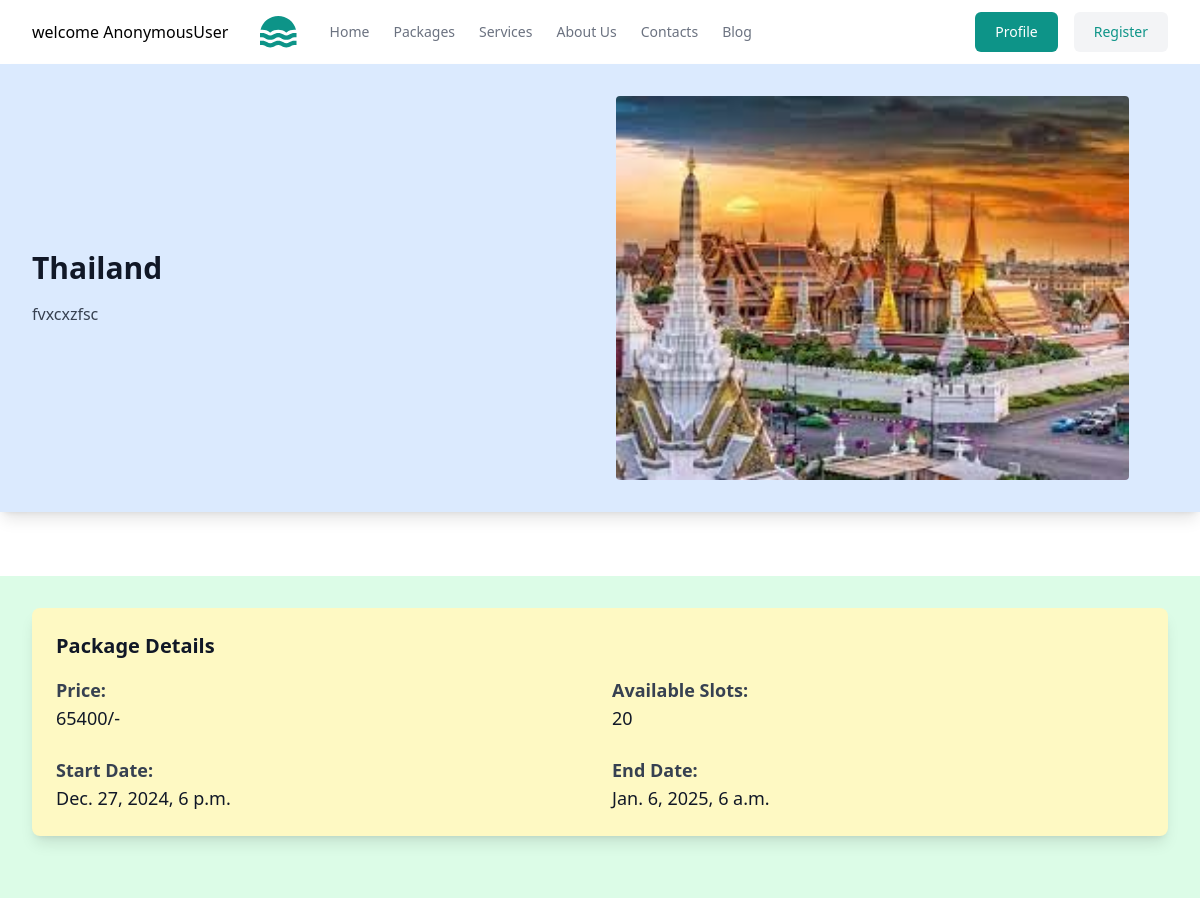
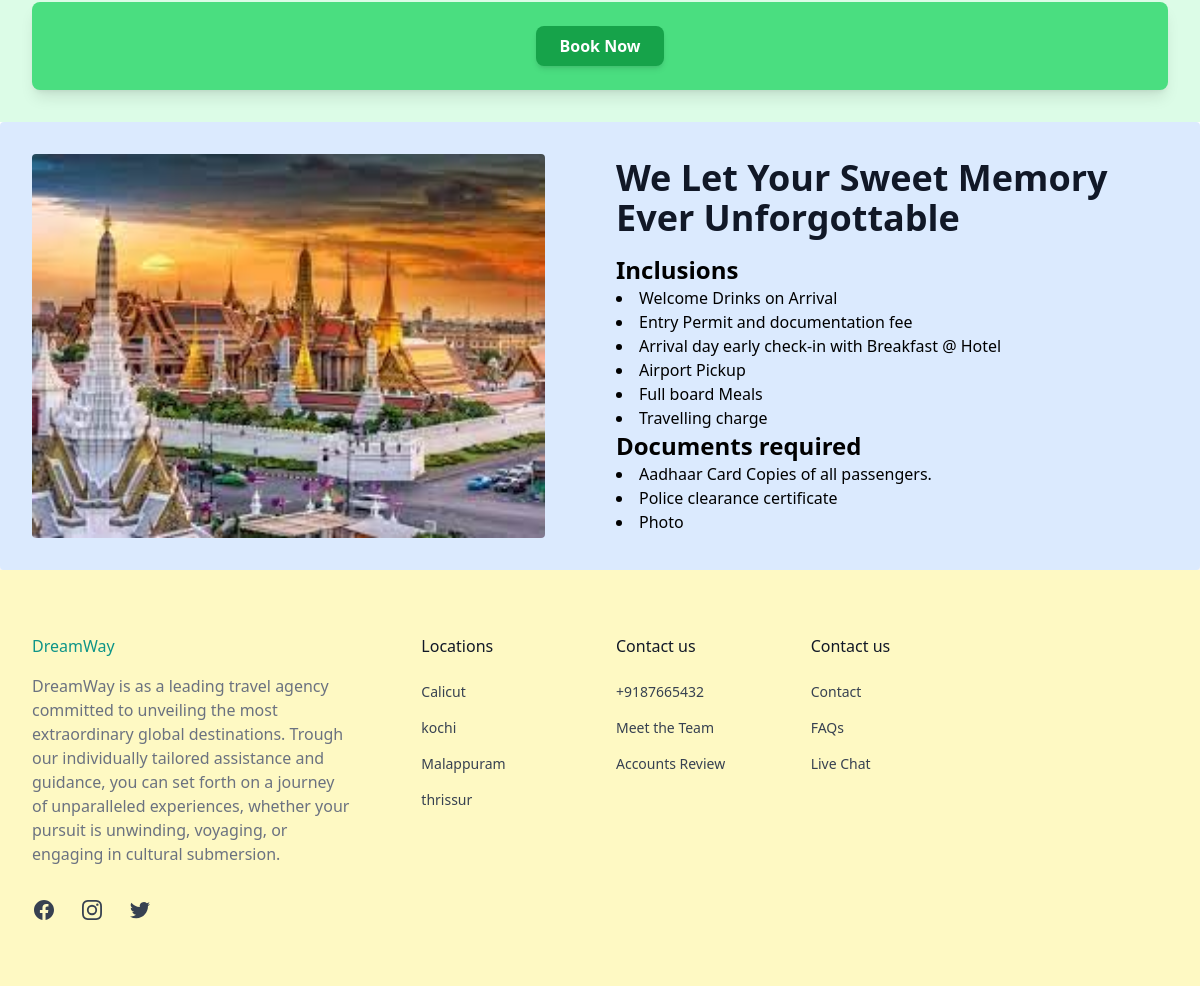
Page /tour/details/12/ on the committed database (2 pictures, top to bottom).
### tours/models.py (models this page shows, shortened)
class BaseModel(models.Model):
    created_date=models.DateTimeField(auto_now_add=True)
    updated_date=models.DateTimeField(auto_now=True)

class TourPackage(BaseModel):
    package_name=models.CharField(max_length=200)
    description=models.TextField()
    price=models.IntegerField()
    start_date=models.DateTimeField()
    end_date=models.DateTimeField()
    destination=models.CharField(max_length=200)
    available_slots=models.IntegerField()
    image=models.ImageField(upload_to='tour-image',null=True,blank=True)
    imagetwo=models.ImageField(upload_to='tour-imagetwo',null=True,blank=True)

### tours/views.py (the view)
# urls.py: path('tour/details/<int:pk>/',views.TourDetailView.as_view(),name="tour-details"),
class TourDetailView(View):
    template_name="tour_details.html"
    def get(self,request,*args,**kwargs):
        id=kwargs.get("pk")
        qs=TourPackage.objects.get(id=id)
        return render(request,self.template_name,{"data":qs})

### tours/templates/tour_details.html (shortened to what this page needs)
{%extends 'base.html'%}
{%block main_block%}
<section>
    <div class="mx-auto max-w-screen-xl px-4 py-8 sm:px-6 lg:px-8 shadow-lg bg-blue-100" >
      <div class="grid grid-cols-1 gap-4 md:grid-cols-2 md:items-center md:gap-8">
        <div>
          <div class="max-w-lg md:max-w-none">
            <h2 class="text-2xl font-semibold text-gray-900 sm:text-3xl">
             {{data.destination}}
            </h2>
            <p class="mt-4 text-gray-700">
              {{data.description}}
            </p>
          </div>
        </div>
        <div>
          <img
            src="{{data.image.url}}"
            class="rounded w-98 h-96"
            alt=""
          />
        </div>
      </div>
    </div>
  </section>
  <section class="mt-16">
    <div class="mx-auto max-w-screen-xl px-4 py-8 sm:px-6 lg:px-8 bg-green-100">
      <div class="bg-yellow-100 rounded-lg shadow-lg p-6">
        <h3 class="text-xl font-semibold text-gray-900">Package Details</h3>
        <div class="mt-4 grid grid-cols-1 md:grid-cols-2 gap-6">
          <div>
            <p class="text-lg font-bold text-gray-700">Price:</p>
            <p class="text-lg text-gray-900">{{data.price}}/-</p>
          </div>
          <div>
            <p class="text-lg font-bold text-gray-700">Available Slots:</p>
            <p class="text-lg text-gray-900">{{data.available_slots}}</p>
          </div>
          <div>
            <p class="text-lg font-bold text-gray-700">Start Date:</p>
            <p class="text-lg text-gray-900">{{data.start_date}}</p>
          </div>
          <div>
            <p class="text-lg font-bold text-gray-700">End Date:</p>
            <p class="text-lg text-gray-900">{{data.end_date}}</p>
          </div>
        </div>
        </div>
      </div>
</section>
<div class="mx-auto max-w-screen-xl px-4 py-8 sm:px-6 lg:px-8 bg-green-100">
  <div class="bg-green-400 rounded-lg shadow-lg p-6 flex justify-center items-center">
    <a href="{%url 'booking-confirm' data.id%}" class="bg-green-600 text-white font-semibold py-2 px-6 rounded-lg shadow-md hover:bg-green-700 focus:outline-none focus:ring-2 focus:ring-green-500 focus:ring-opacity-50 transition-all duration-300">
      Book Now
    </a>
  </div>
</div>
    <section>
        <div class="mx-auto max-w-screen-xl px-4 py-8 sm:px-6 lg:px-8 shadow-lg bg-blue-100 shadow-lg rounded" >
          <div class="grid grid-cols-1 gap-4 md:grid-cols-2 md:items-center md:gap-8">
            <div>
                <img
                  src="{{data.image.url}}"
                  class="rounded w-100 h-96"
                  alt=""
                />
            </div>
            <div>
              <div class="max-w-lg md:max-w-none">
                <h1 class="text-4xl font-semibold text-gray-900 sm:text-4xl">
                    We Let Your Sweet Memory Ever Unforgottable
                </h1>
                <p class="mt-4 text-gray-700">
                  <div>
                   <h2 class="text-2xl font-bold">Inclusions</h2>
                        <li>Welcome Drinks on Arrival</li>
                        <li>Entry Permit and documentation fee</li>
                        <li>Arrival day early check-in with Breakfast @ Hotel</li>
                        <li>Airport Pickup </li>
                        <li>Full board Meals</li>
                        <li>Travelling charge</li>
                  </div>
                  <div>
                    <h2 class="text-2xl font-bold">Documents required</h2>
                     <li>Aadhaar Card Copies of all passengers.</li>
                     <li>Police clearance certificate</li>
                     <li>Photo</li>
                  </div>
                </p>
              </div>
            </div>
          </div>
        </div>
      </section>
{%endblock%}

### rows in the picture
TourPackage: destination "Thailand", description "fvxcxzfsc", image (picture), price "65400", available_slots "20", start_date "Dec. 27, 2024, 6 p.m.", end_date "Jan. 6, 2025, 6 a.m."

### other values in the picture
{{ request.user }} "AnonymousUser"
